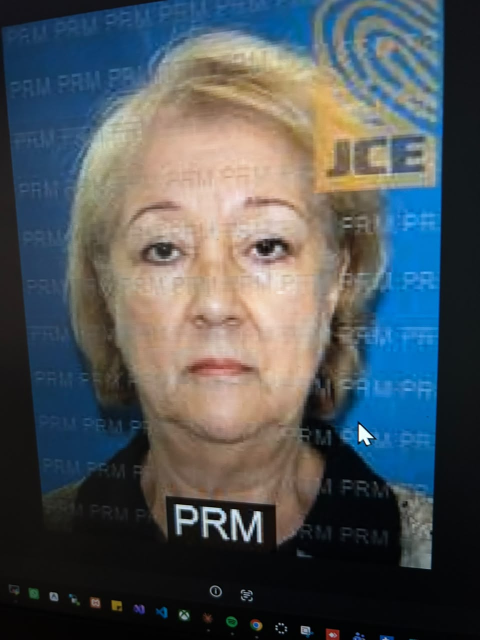
#> input picture 0aaa2b82-4607-4f53-8a28-ccafa017104d.jpg, 960 x 1280 px (shown at 1/2 size)
$ python make_lot.py --out out.png
#> lines starting #> are read from the running program, lines starting #| are printed output that depends on the picture
"""Build a large, realistic lot from the real anchor photo.

Two families, both derived from the real image (never invented content):

* **clones** — the anchor exactly as it came, in volume
* **side/lighting variants** — the same photo with a black PRM block synthesized
  on top / left / right, thicker or thinner bars, frames, L-shapes, exposure
  shifts, other formats, plus the unusable cases (clean, dark, corrupt, rotated)

Files are written by copying already-encoded bytes, so reaching gigabytes is
fast while every file is still a full-size photo the pipeline must decode.

NOTE: the base for the synthesized variants is the *cropped* anchor (the PRM
block is gone). The pipeline itself never inpaints anything; this is only a
fixture generator.
"""
from __future__ import annotations

import argparse
import json
import random
import shutil
from pathlib import Path

import numpy as np
from PIL import Image, ImageEnhance

ROOT = Path(__file__).resolve().parents[1]
ANCHOR = ROOT / "0aaa2b82-4607-4f53-8a28-ccafa017104d.jpg"

BLACK = 8
GLYPH = 245


def _block(arr: np.ndarray, side: str, thickness: int, glyphs: bool,
           glyph_frac: float = 0.04) -> np.ndarray:
    """Draw a solid dark block (optionally with 3 PRM-like glyphs) on one side."""
    a = arr.copy()
    h, w = a.shape[:2]
    if side in ("top", "bottom"):
        y0, y1 = (0, thickness) if side == "top" else (h - thickness, h)
        a[y0:y1, :] = BLACK
        if glyphs and thickness >= 40:
            gh = max(12, int(thickness * 0.30))
            gw = max(8, int(w * glyph_frac))
            gap = max(6, int(w * glyph_frac * 0.6))
            x0 = int(w * 0.36)
            gy = (y0 + thickness // 2 - gh // 2) if side == "bottom" else \
                 (y1 - thickness // 2 - gh // 2)
            for i in range(3):
                xs = x0 + i * (gw + gap)
                a[gy:gy + gh, xs:xs + gw] = GLYPH
    else:
        x0, x1 = (0, thickness) if side == "left" else (w - thickness, w)
        a[:, x0:x1] = BLACK
        if glyphs and thickness >= 40:
            gw = max(12, int(thickness * 0.30))
            gh = max(8, int(h * glyph_frac))
            gap = max(6, int(h * glyph_frac * 0.6))
            y0 = int(h * 0.75)
            gx = (x0 + thickness // 2 - gw // 2) if side == "left" else \
                 (x1 - thickness // 2 - gw // 2)
            for i in range(3):
                ys = y0 + i * (gh + gap)
                a[ys:ys + gh, gx:gx + gw] = GLYPH
    return a


def _encode(arr: np.ndarray, fmt: str, quality: int = 88,
            exif_orientation: int | None = None) -> bytes:
    im = Image.fromarray(arr)
    if fmt == "CMYK":
        im = im.convert("CMYK")
    elif fmt == "P":
        im = im.convert("P")
    kwargs: dict = {}
    if fmt in ("JPEG", "WEBP", "CMYK", "P"):
        kwargs["quality"] = quality
    if exif_orientation:
        ex = Image.Exif()
        ex[274] = exif_orientation
        kwargs["exif"] = ex
    from io import BytesIO

    buf = BytesIO()
    im.save(buf, format={"CMYK": "JPEG", "P": "PNG"}.get(fmt, fmt), **kwargs)
    return buf.getvalue()


def build_variants() -> dict[str, bytes]:
    """Return {variant_name: encoded bytes} for one photo each."""
    anchor = np.asarray(Image.open(ANCHOR).convert("RGB"))
#> anchor is the input picture: shape (1280, 960, 3); mean R, G, B 79.6, 85.5, 88.8
    h, w = anchor.shape[:2]
#> h = 1280; w = 960
    clean = anchor[:1004]                       # the anchor without the block
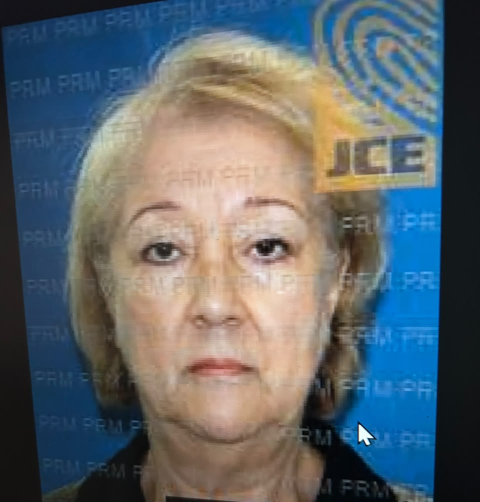
#> clean: shape (1004, 960, 3) (shown at 1/2 size); mean R, G, B 96.1, 103.4, 107.5
    base = np.asarray(Image.fromarray(clean).resize((w, h)))

    v: dict[str, bytes] = {}
    v["clone_bottom_prm.jpg"] = ANCHOR.read_bytes()
    v["clean.jpg"] = _encode(base, "JPEG")

    for side in ("top", "bottom", "left", "right"):
        v[f"prm_{side}.jpg"] = _encode(_block(base, side, 300, glyphs=True), "JPEG")
        v[f"bar_{side}.jpg"] = _encode(_block(base, side, 90, glyphs=False), "JPEG")
#> after the loop, v = 10 items

    v["prm_bottom_thick.jpg"] = _encode(_block(base, "bottom", 420, True), "JPEG")
#> after the loop in _block (call 9), `for i in range(3):`:
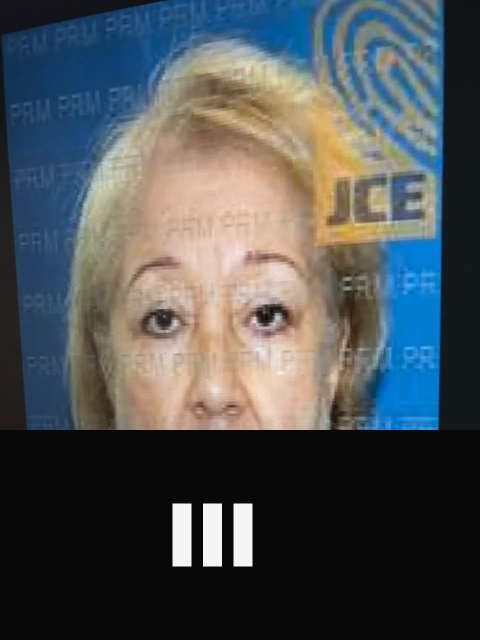
#> a: shape (1280, 960, 3) (shown at 1/2 size); mean R, G, B 78.4, 82.7, 84.5
    v["prm_bottom_thin.jpg"] = _encode(_block(base, "bottom", 60, True), "JPEG")
#> in _block (call 10), `a[y0:y1, :] = BLACK`: a: shape (1280, 960, 3); mean R, G, B 93.8, 101.2, 105.5
#> after the loop in _block (call 10), `for i in range(3):`:
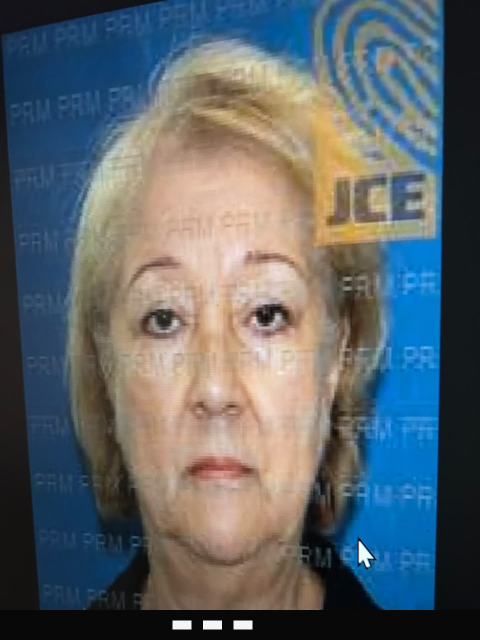
#> a: shape (1280, 960, 3) (shown at 1/2 size); mean R, G, B 94.2, 101.6, 105.9
    v["frame_tb.jpg"] = _encode(_block(_block(base, "top", 80, False),
                                       "bottom", 80, False), "JPEG")
    v["frame_all.jpg"] = _encode(
        _block(_block(_block(_block(base, "top", 60, False), "bottom", 60, False),
                      "left", 60, False), "right", 60, False), "JPEG")
#> in _block (call 16), `a[:, x0:x1] = BLACK`: a: shape (1280, 960, 3); mean R, G, B 90.7, 95.8, 97.7
    v["l_shape.jpg"] = _encode(_block(_block(base, "bottom", 70, False),
                                      "left", 70, False), "JPEG")
#> in _block (call 18), `a[:, x0:x1] = BLACK`:
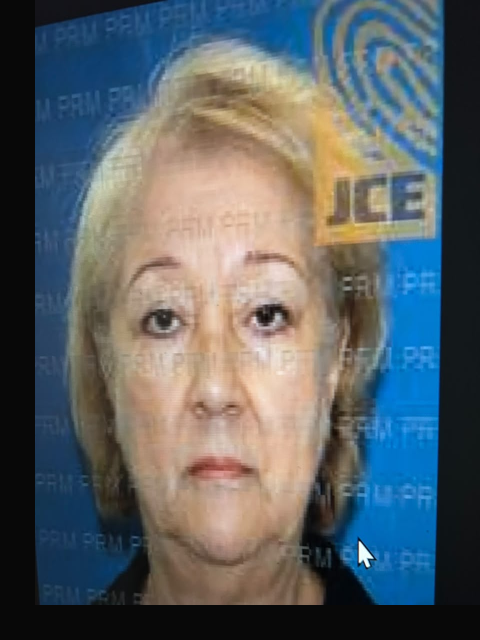
#> a: shape (1280, 960, 3) (shown at 1/2 size); mean R, G, B 92, 98.6, 101.9

    # exposure: over/under exposed versions of a PRM photo
    prm = _block(base, "bottom", 300, True)
    im = Image.fromarray(prm)
    for name, factor in (("bright", 1.5), ("dark", 0.45)):
        v[f"exposure_{name}.jpg"] = _encode(
            np.asarray(ImageEnhance.Brightness(im).enhance(factor)), "JPEG")
#> this loop made 2 passes
#> pass 1, in _encode (call 15), `im = Image.fromarray(arr)`:
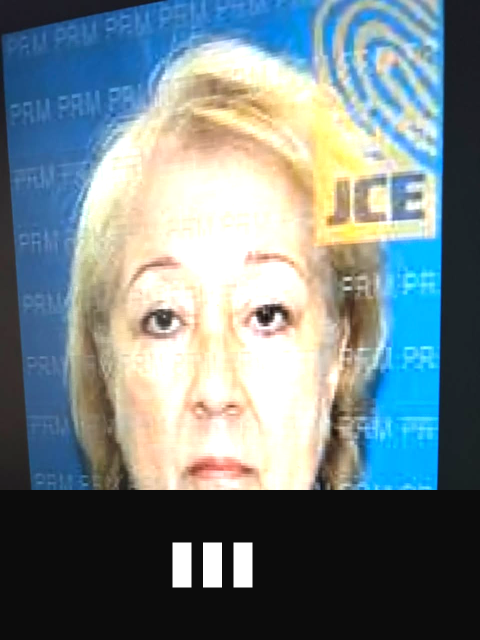
#> im: PIL image 960x1280 RGB (shown at 1/2 size); mean R, G, B 116.4, 131.8, 135.2
#> pass 2, in _encode (call 16), `im = Image.fromarray(arr)`:
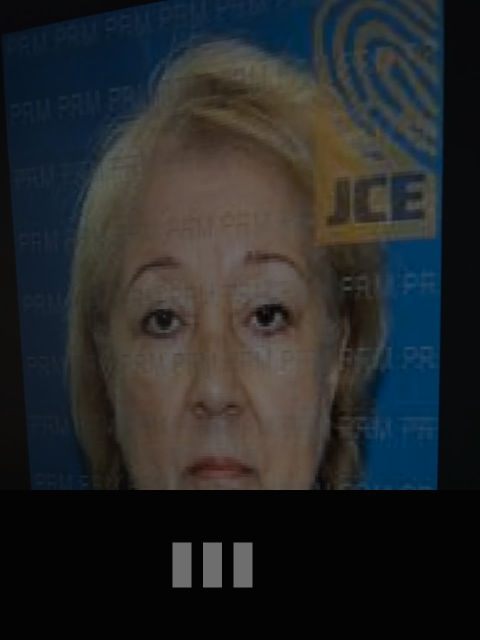
#> im: PIL image 960x1280 RGB (shown at 1/2 size); mean R, G, B 38.1, 40.4, 41.4
#> after the loop, v = 17 items

    v["format.png"] = _encode(_block(base, "bottom", 300, True), "PNG")
    v["format.webp"] = _encode(_block(base, "bottom", 300, True), "WEBP")
    v["format.bmp"] = _encode(_block(base, "bottom", 300, True), "BMP")
    v["format.tiff"] = _encode(_block(base, "bottom", 300, True), "TIFF")
    v["format_gray.jpg"] = _encode(
        np.stack([np.asarray(Image.fromarray(_block(base, "bottom", 300, True))
                             .convert("L"))] * 3, axis=-1), "JPEG")
#> in _encode (call 21), `im = Image.fromarray(arr)`:
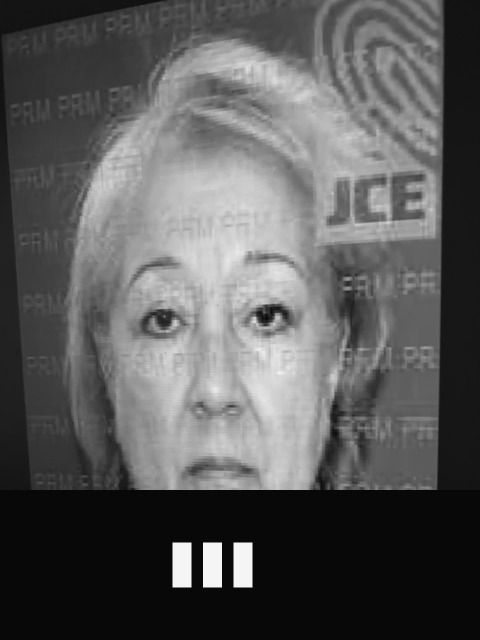
#> im: PIL image 960x1280 RGB (shown at 1/2 size); min 8, max 245, mean 89.6
    v["exif_rotated.jpg"] = _encode(_block(base, "bottom", 300, True), "JPEG",
                                    exif_orientation=6)

    v["dark_uniform.jpg"] = _encode(np.full((h, w, 3), 18, np.uint8), "JPEG")
#> in _encode (call 23), `im = Image.fromarray(arr)`: im: PIL image 960x1280 RGB; every value is 18
    v["noise_clean.jpg"] = _encode(base, "JPEG", quality=60)
    return v


def main() -> int:
    ap = argparse.ArgumentParser()
    ap.add_argument("--out", required=True)
    ap.add_argument("--n", type=int, default=6000, help="number of files to write")
    ap.add_argument("--seed", type=int, default=20260917)
    ap.add_argument("--corrupt-every", type=int, default=200,
                    help="write a corrupt file every N (0 to disable)")
    args = ap.parse_args()

    out = Path(args.out)
    if out.exists():
        shutil.rmtree(out)
    out.mkdir(parents=True)

    variants = build_variants()
#> variants = 25 items
    names = list(variants)
#> names = 25 items, first 6: 'clone_bottom_prm.jpg', 'clean.jpg', 'prm_top.jpg', 'bar_top.jpg', 'prm_bottom.jpg', 'bar_bottom.jpg'
    rng = random.Random(args.seed)

    counts: dict[str, int] = {k: 0 for k in names}
#> counts = 25 items
    total = 0
    for i in range(args.n):
        if args.corrupt_every and i % args.corrupt_every == args.corrupt_every - 1:
            name, data = f"img_{i:07d}_corrupt.jpg", b"\xff\xd8\xff\xe0broken" + b"0" * 300
            counts["corrupt"] = counts.get("corrupt", 0) + 1
        else:
            vname = names[rng.randrange(len(names))]
            name, data = f"img_{i:07d}_{vname}", variants[vname]
            counts[vname] += 1
        (out / name).write_bytes(data)
        total += len(data)
#> this loop made 6000 passes
#> (vname, name, total) on passes 1 to 10: ('format.bmp', 'img_0000000_format.bmp', 3686454), ('prm_bottom.jpg', 'img_0000001_prm_bottom.jpg', 3792584), ('format.tiff', 'img_0000002_format.tiff', 7479124), ('noise_clean.jpg', 'img_0000003_noise_clean.jpg', 7546518), ('bar_right.jpg', 'img_0000004_bar_right.jpg', 7668801), ('prm_right.jpg', 'img_0000005_prm_right.jpg', 7761856), ('format.png', 'img_0000006_format.png', 8463803), ('bar_left.jpg', 'img_0000007_bar_left.jpg', 8585299), ('clone_bottom_prm.jpg', 'img_0000008_clone_bottom_prm.jpg', 8673181), ('prm_bottom.jpg', 'img_0000009_prm_bottom.jpg', 8779311)
#> (vname, name) on passes 61 to 66: ('exposure_bright.jpg', 'img_0000060_exposure_bright.jpg'), ('clean.jpg', 'img_0000061_clean.jpg'), ('bar_top.jpg', 'img_0000062_bar_top.jpg'), ('clean.jpg', 'img_0000063_clean.jpg'), ('prm_right.jpg', 'img_0000064_prm_right.jpg'), ('clone_bottom_prm.jpg', 'img_0000065_clone_bottom_prm.jpg')
#> after the loop, counts = 26 items; total = 2429101456

    manifest = {
        "generated_from": str(ANCHOR),
        "files": args.n,
        "bytes": total,
        "gb": round(total / 2**30, 3),
        "variants": counts,
    }
    (out / "manifest.json").write_text(json.dumps(manifest, indent=2), encoding="utf-8")
    print(json.dumps(manifest, indent=2))
#> (printed output is left out)
    return 0


if __name__ == "__main__":
    raise SystemExit(main())
#> (the program exits here)
